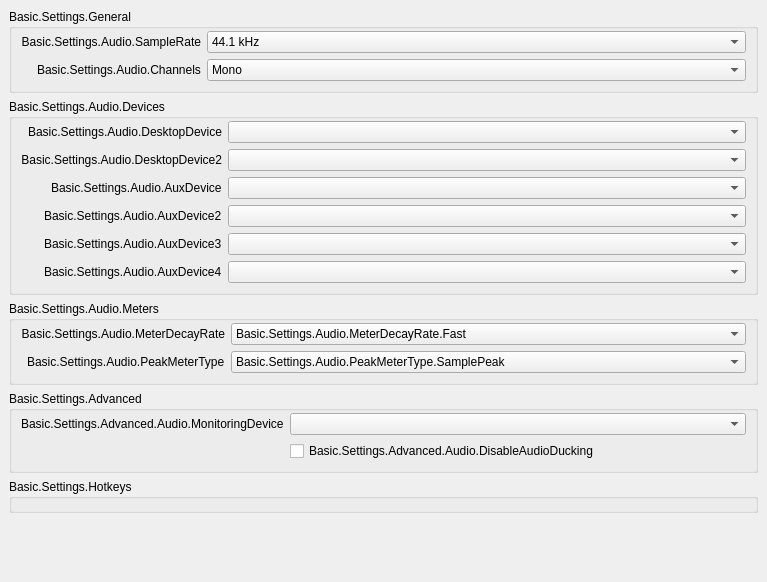
           <widget class="QWidget" name="scrollAreaWidgetContents_50">
            <property name="geometry">
             <rect>
              <x>0</x>
              <y>0</y>
              <width>767</width>
              <height>582</height>
             </rect>
            </property>
            <layout class="QVBoxLayout" name="verticalLayout_50">
             <property name="leftMargin">
              <number>0</number>
             </property>
             <property name="topMargin">
              <number>0</number>
             </property>
             <property name="rightMargin">
              <number>0</number>
             </property>
             <property name="bottomMargin">
              <number>9</number>
             </property>
             <item alignment="Qt::AlignTop">
              <widget class="QWidget" name="widget_50" >
               <layout class="QVBoxLayout" name="verticalLayout_51">
                <item>
                 <widget class="QGroupBox" name="audioGeneralGroupBox">
                  <property name="title">
                   <string>Basic.Settings.General</string>
                  </property>
                  <layout class="QFormLayout" name="formLayout_52">
                   <property name="fieldGrowthPolicy">
                    <enum>QFormLayout::AllNonFixedFieldsGrow</enum>
                   </property>
                   <property name="labelAlignment">
                    <set>Qt::AlignRight|Qt::AlignTrailing|Qt::AlignVCenter</set>
                   </property>
                   <property name="topMargin">
                    <number>2</number>
                   </property>
                   <item row="0" column="0">
                    <widget class="QLabel" name="label_14">
                     <property name="minimumSize">
                      <size>
                       <width>170</width>
                       <height>0</height>
                      </size>
                     </property>
                     <property name="text">
                      <string>Basic.Settings.Audio.SampleRate</string>
                     </property>
                     <property name="alignment">
                      <set>Qt::AlignRight|Qt::AlignTrailing|Qt::AlignVCenter</set>
                     </property>
                     <property name="buddy">
                      <cstring>sampleRate</cstring>
                     </property>
                    </widget>
                   </item>
                   <item row="0" column="1">
                    <widget class="QComboBox" name="sampleRate">
                     <property name="currentText">
                      <string notr="true">44.1 kHz</string>
                     </property>
                     <property name="currentIndex">
                      <number>0</number>
                     </property>
                     <item>
                      <property name="text">
                       <string>44.1 kHz</string>
                      </property>
                     </item>
                     <item>
                      <property name="text">
                       <string>48 kHz</string>
                      </property>
                     </item>
                    </widget>
                   </item>
                   <item row="1" column="0">
                    <widget class="QLabel" name="label_15">
                     <property name="text">
                      <string>Basic.Settings.Audio.Channels</string>
                     </property>
                     <property name="buddy">
                      <cstring>channelSetup</cstring>
                     </property>
                    </widget>
                   </item>
                   <item row="1" column="1">
                    <widget class="QComboBox" name="channelSetup">
                     <property name="currentText">
                      <string>Mono</string>
                     </property>
                     <property name="currentIndex">
                      <number>0</number>
                     </property>
                     <item>
                      <property name="text">
                       <string>Mono</string>
                      </property>
                     </item>
                     <item>
                      <property name="text">
                       <string>Stereo</string>
                      </property>
                     </item>
                     <item>
                      <property name="text">
                       <string>2.1</string>
                      </property>
                     </item>
                     <item>
                      <property name="text">
                       <string>4.0</string>
                      </property>
                     </item>
                     <item>
                      <property name="text">
                       <string>4.1</string>
                      </property>
                     </item>
                     <item>
                      <property name="text">
                       <string>5.1</string>
                      </property>
                     </item>
                     <item>
                      <property name="text">
                       <string>7.1</string>
                      </property>
                     </item>
                    </widget>
                   </item>
                  </layout>
                 </widget>
                </item>
                <item>
                 <widget class="QGroupBox" name="audioDevicesGroupBox">
                  <property name="title">
                   <string>Basic.Settings.Audio.Devices</string>
                  </property>
                  <layout class="QFormLayout" name="formLayout_53">
                   <property name="fieldGrowthPolicy">
                    <enum>QFormLayout::AllNonFixedFieldsGrow</enum>
                   </property>
                   <property name="labelAlignment">
                    <set>Qt::AlignRight|Qt::AlignTrailing|Qt::AlignVCenter</set>
                   </property>
                   <property name="topMargin">
                    <number>2</number>
                   </property>
                   <item row="0" column="0">
                    <widget class="QLabel" name="label_2">
                     <property name="minimumSize">
                      <size>
                       <width>170</width>
                       <height>0</height>
                      </size>
                     </property>
                     <property name="text">
                      <string>Basic.Settings.Audio.DesktopDevice</string>
                     </property>
                     <property name="alignment">
                      <set>Qt::AlignRight|Qt::AlignTrailing|Qt::AlignVCenter</set>
                     </property>
                     <property name="buddy">
                      <cstring>desktopAudioDevice1</cstring>
                     </property>
                    </widget>
                   </item>
                   <item row="0" column="1">
                    <widget class="QComboBox" name="desktopAudioDevice1">
                     <property name="enabled">
                      <bool>true</bool>
                     </property>
                    </widget>
                   </item>
                   <item row="1" column="0">
                    <widget class="QLabel" name="label_3">
                     <property name="text">
                      <string>Basic.Settings.Audio.DesktopDevice2</string>
                     </property>
                     <property name="alignment">
                      <set>Qt::AlignRight|Qt::AlignTrailing|Qt::AlignVCenter</set>
                     </property>
                     <property name="buddy">
                      <cstring>desktopAudioDevice2</cstring>
                     </property>
                    </widget>
                   </item>
                   <item row="1" column="1">
                    <widget class="QComboBox" name="desktopAudioDevice2">
                     <property name="enabled">
                      <bool>true</bool>
                     </property>
                    </widget>
                   </item>
                   <item row="2" column="0">
                    <widget class="QLabel" name="label_4">
                     <property name="text">
                      <string>Basic.Settings.Audio.AuxDevice</string>
                     </property>
                     <property name="buddy">
                      <cstring>auxAudioDevice1</cstring>
                     </property>
                    </widget>
                   </item>
                   <item row="2" column="1">
                    <widget class="QComboBox" name="auxAudioDevice1">
                     <property name="enabled">
                      <bool>true</bool>
                     </property>
                    </widget>
                   </item>
                   <item row="3" column="0">
                    <widget class="QLabel" name="label_5">
                     <property name="text">
                      <string>Basic.Settings.Audio.AuxDevice2</string>
                     </property>
                     <property name="buddy">
                      <cstring>auxAudioDevice2</cstring>
                     </property>
                    </widget>
                   </item>
                   <item row="3" column="1">
                    <widget class="QComboBox" name="auxAudioDevice2">
                     <property name="enabled">
                      <bool>true</bool>
                     </property>
                    </widget>
                   </item>
                   <item row="4" column="0">
                    <widget class="QLabel" name="label_6">
                     <property name="text">
                      <string>Basic.Settings.Audio.AuxDevice3</string>
                     </property>
                     <property name="buddy">
                      <cstring>auxAudioDevice3</cstring>
                     </property>
                    </widget>
                   </item>
                   <item row="4" column="1">
                    <widget class="QComboBox" name="auxAudioDevice3">
                     <property name="enabled">
                      <bool>true</bool>
                     </property>
                    </widget>
                   </item>
                   <item row="5" column="1">
                    <widget class="QComboBox" name="auxAudioDevice4">
                     <property name="enabled">
                      <bool>true</bool>
                     </property>
                    </widget>
                   </item>
                   <item row="5" column="0">
                    <widget class="QLabel" name="label_67">
                     <property name="text">
                      <string>Basic.Settings.Audio.AuxDevice4</string>
                     </property>
                     <property name="buddy">
                      <cstring>auxAudioDevice4</cstring>
                     </property>
                    </widget>
                   </item>
                  </layout>
                 </widget>
                </item>
                <item>
                 <widget class="QGroupBox" name="audioMetersGroupBox">
                  <property name="title">
                   <string>Basic.Settings.Audio.Meters</string>
                  </property>
                  <layout class="QFormLayout" name="formLayout_54">
                   <property name="fieldGrowthPolicy">
                    <enum>QFormLayout::AllNonFixedFieldsGrow</enum>
                   </property>
                   <property name="labelAlignment">
                    <set>Qt::AlignRight|Qt::AlignTrailing|Qt::AlignVCenter</set>
                   </property>
                   <property name="topMargin">
                    <number>2</number>
                   </property>
                   <item row="0" column="0">
                    <widget class="QLabel" name="label_65">
                     <property name="minimumSize">
                      <size>
                       <width>170</width>
                       <height>0</height>
                      </size>
                     </property>
                     <property name="text">
                      <string>Basic.Settings.Audio.MeterDecayRate</string>
                     </property>
                     <property name="alignment">
                      <set>Qt::AlignRight|Qt::AlignTrailing|Qt::AlignVCenter</set>
                     </property>
                     <property name="buddy">
                      <cstring>meterDecayRate</cstring>
                     </property>
                    </widget>
                   </item>
                   <item row="0" column="1">
                    <widget class="QComboBox" name="meterDecayRate">
                     <property name="currentText">
                      <string>Basic.Settings.Audio.MeterDecayRate.Fast</string>
                     </property>
                     <property name="currentIndex">
                      <number>0</number>
                     </property>
                     <item>
                      <property name="text">
                       <string>Basic.Settings.Audio.MeterDecayRate.Fast</string>
                      </property>
                     </item>
                     <item>
                      <property name="text">
                       <string>Basic.Settings.Audio.MeterDecayRate.Medium</string>
                      </property>
                     </item>
                     <item>
                      <property name="text">
                       <string>Basic.Settings.Audio.MeterDecayRate.Slow</string>
                      </property>
                     </item>
                    </widget>
                   </item>
                   <item row="1" column="0">
                    <widget class="QLabel" name="label_66">
                     <property name="text">
                      <string>Basic.Settings.Audio.PeakMeterType</string>
                     </property>
                     <property name="buddy">
                      <cstring>peakMeterType</cstring>
                     </property>
                    </widget>
                   </item>
                   <item row="1" column="1">
                    <widget class="QComboBox" name="peakMeterType">
                     <property name="currentIndex">
                      <number>0</number>
                     </property>
                     <item>
                      <property name="text">
                       <string>Basic.Settings.Audio.PeakMeterType.SamplePeak</string>
                      </property>
                     </item>
                     <item>
                      <property name="text">
                       <string>Basic.Settings.Audio.PeakMeterType.TruePeak</string>
                      </property>
                     </item>
                    </widget>
                   </item>
                  </layout>
                 </widget>
                </item>
                <item>
                 <widget class="QGroupBox" name="audioAdvGroupBox">
                  <property name="title">
                   <string>Basic.Settings.Advanced</string>
                  </property>
                  <layout class="QFormLayout" name="formLayout_56">
                   <property name="fieldGrowthPolicy">
                    <enum>QFormLayout::AllNonFixedFieldsGrow</enum>
                   </property>
                   <property name="labelAlignment">
                    <set>Qt::AlignRight|Qt::AlignTrailing|Qt::AlignVCenter</set>
                   </property>
                   <property name="topMargin">
                    <number>2</number>
                   </property>
                   <item row="0" column="0">
                    <widget class="QLabel" name="monitoringDeviceLabel">
                     <property name="text">
                      <string>Basic.Settings.Advanced.Audio.MonitoringDevice</string>
                     </property>
                     <property name="buddy">
                      <cstring>monitoringDevice</cstring>
                     </property>
                    </widget>
                   </item>
                   <item row="0" column="1">
                    <widget class="QComboBox" name="monitoringDevice"/>
                   </item>
                   <item row="1" column="0">
                    <spacer name="horizontalSpacer_11">
                     <property name="orientation">
                      <enum>Qt::Horizontal</enum>
                     </property>
                     <property name="sizeHint" stdset="0">
                      <size>
                       <width>170</width>
                       <height>20</height>
                      </size>
                     </property>
                    </spacer>
                   </item>
                   <item row="1" column="1">
                    <widget class="QCheckBox" name="disableAudioDucking">
                     <property name="text">
                      <string>Basic.Settings.Advanced.Audio.DisableAudioDucking</string>
                     </property>
                    </widget>
                   </item>
                  </layout>
                 </widget>
                </item>
                <item>
                 <widget class="QGroupBox" name="audioHotkeysGroupBox">
                  <property name="title">
                   <string>Basic.Settings.Hotkeys</string>
                  </property>
                  <layout class="QFormLayout" name="audioSourceLayout">
                   <property name="fieldGrowthPolicy">
                    <enum>QFormLayout::AllNonFixedFieldsGrow</enum>
                   </property>
                   <property name="labelAlignment">
                    <set>Qt::AlignRight|Qt::AlignTrailing|Qt::AlignVCenter</set>
                   </property>
                   <property name="topMargin">
                    <number>2</number>
                   </property>
                  </layout>
                 </widget>
                </item>
               </layout>
              </widget>
             </item>
            </layout>
           </widget>
